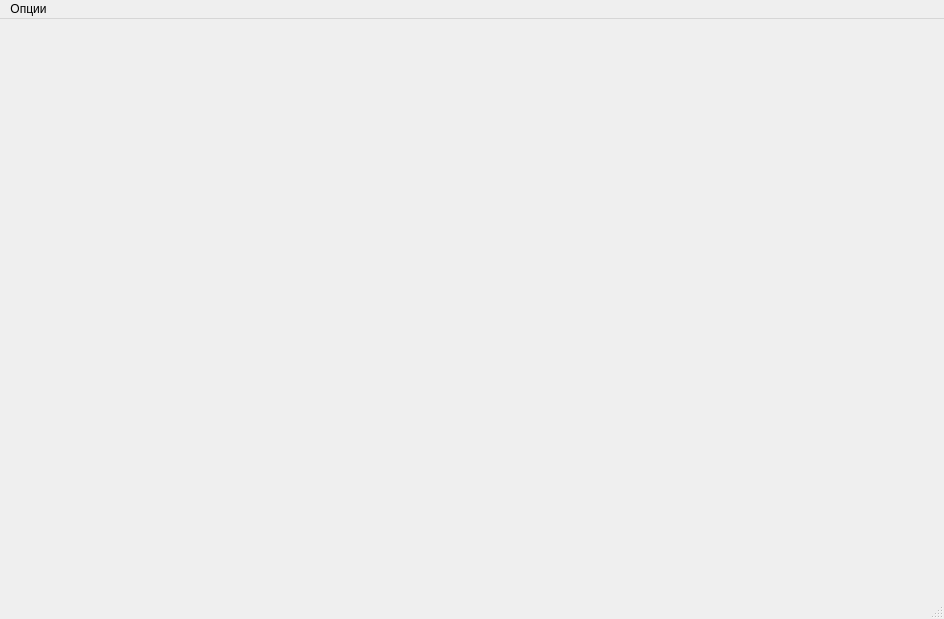
<?xml version="1.0" encoding="UTF-8"?>
<ui version="4.0">
 <class>MainWindow</class>
 <widget class="QMainWindow" name="MainWindow">
  <property name="geometry">
   <rect>
    <x>0</x>
    <y>0</y>
    <width>944</width>
    <height>619</height>
   </rect>
  </property>
  <property name="windowTitle">
   <string>MainWindow</string>
  </property>
  <property name="autoFillBackground">
   <bool>false</bool>
  </property>
  <property name="styleSheet">
   <string notr="true"/>
  </property>
  <widget class="QWidget" name="centralWidget">
   <layout class="QVBoxLayout" name="verticalLayout">
    <item>
     <widget class="PaintWidget" name="paintWidget" native="true">
      <property name="sizePolicy">
       <sizepolicy hsizetype="Preferred" vsizetype="Preferred">
        <horstretch>0</horstretch>
        <verstretch>0</verstretch>
       </sizepolicy>
      </property>
      <property name="minimumSize">
       <size>
        <width>640</width>
        <height>480</height>
       </size>
      </property>
     </widget>
    </item>
   </layout>
  </widget>
  <widget class="QMenuBar" name="menuBar">
   <property name="geometry">
    <rect>
     <x>0</x>
     <y>0</y>
     <width>944</width>
     <height>20</height>
    </rect>
   </property>
   <widget class="QMenu" name="menu">
    <property name="title">
     <string>Опции</string>
    </property>
    <addaction name="loadSceneAction"/>
    <addaction name="action"/>
   </widget>
   <addaction name="menu"/>
  </widget>
  <widget class="QStatusBar" name="statusBar"/>
  <action name="action">
   <property name="text">
    <string>Показать окно настроек</string>
   </property>
  </action>
  <action name="loadSceneAction">
   <property name="text">
    <string>Загрузить сцену</string>
   </property>
  </action>
 </widget>
 <layoutdefault spacing="6" margin="11"/>
 <customwidgets>
  <customwidget>
   <class>PaintWidget</class>
   <extends>QWidget</extends>
   <header>paintwidget.h</header>
   <container>1</container>
  </customwidget>
 </customwidgets>
 <resources/>
 <connections/>
</ui>
